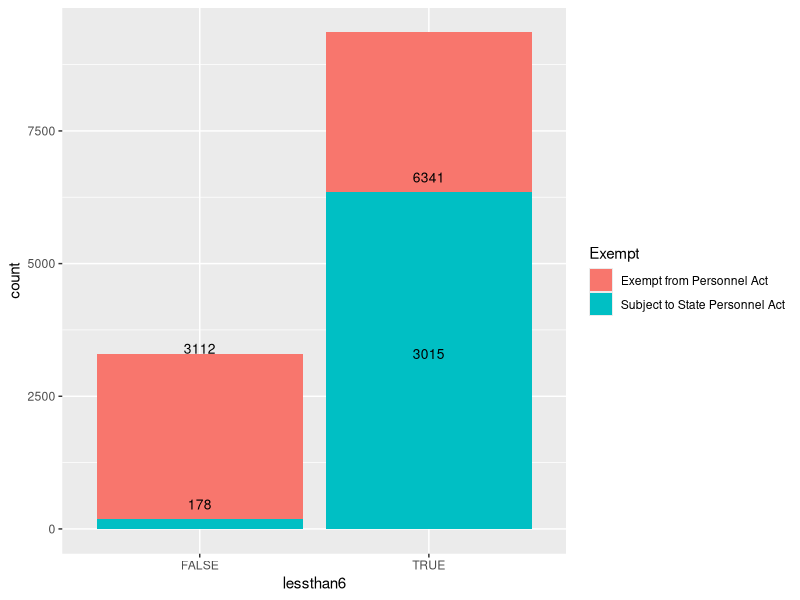
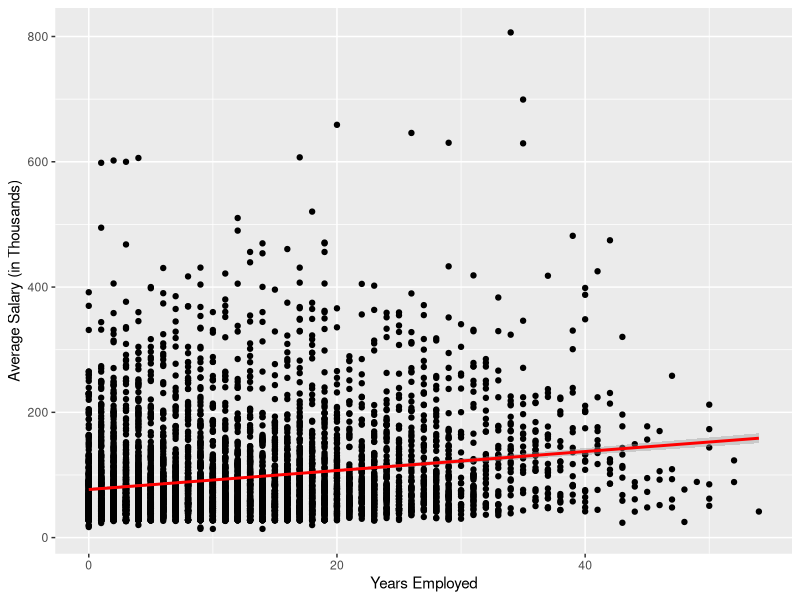
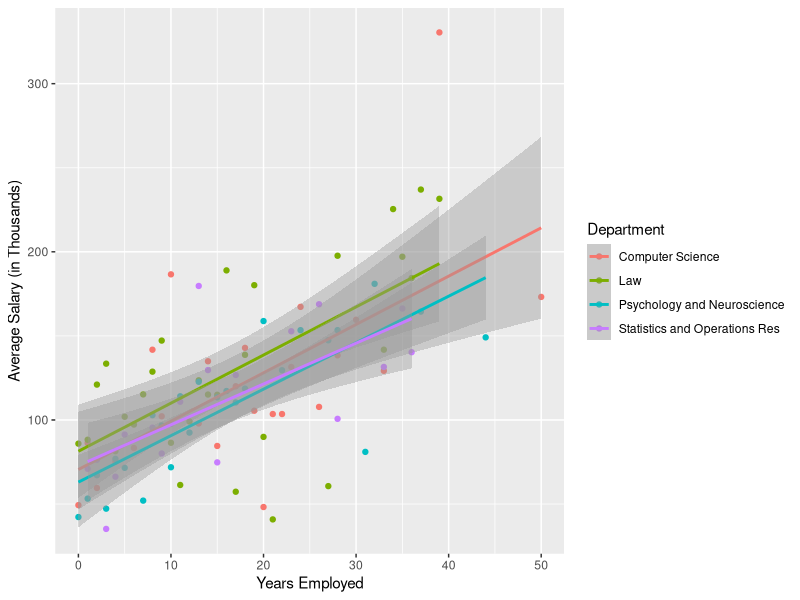

The R script that drew these images, in order:
## ---- chunk 1
library(dplyr)
library(tidyverse)
## ---- chunk 2
salary <- read_csv("UNC_System_Salaries Search and Report.csv", show_col_types = FALSE)
names(salary)
## ---- chunk 3
names(salary)
## ---- chunk 4
str(salary, give.attr=F)
## ---- chunk 5
salary$hiredate = as.Date(salary$hiredate, format = '%m/%d/%Y')
salary$hiredate = as.numeric(gsub('-','', salary$hiredate))
## ---- chunk 6
head(salary, 5)
## ---- chunk 7
salary2 = select(salary, 'Name', 'dept', 'position', 'hiredate', 'exempt', 'totalsal')
names(salary2)
## ---- chunk 8
salary3 = rename(salary2, Department=dept, Job=position, Exempt=exempt, Salary=totalsal  )
head(salary3)
## ---- chunk 9
salary4 = mutate(salary3, HireYear = floor(hiredate/10000))
str(salary4)
## ---- chunk 10
salary5 = mutate(salary4, YrsEmployed = 2017 - HireYear)
str(salary5)
## ---- chunk 11
salary5%>%
  arrange(YrsEmployed)%>%
  head(10)
## ---- chunk 12
salary.final = salary5 %>% 
  select(-hiredate, -HireYear) %>% 
  arrange(YrsEmployed, Department) %>% 
  select(YrsEmployed, Salary, everything())
head(salary.final, 10)
## ---- chunk 13
anyNA(salary.final)
## ---- chunk 14
sixfig_jobs = mutate(salary.final, lessthan6 = Salary <= 100000 )  
head(sixfig_jobs)
## ---- chunk 15
ggplot(sixfig_jobs, aes(x = lessthan6)) +
  geom_bar(aes(fill = Exempt)) +
  geom_text(aes(label=..count..,group=Exempt), stat='count', vjust=-1, hjust =0.5, color="black",size=3.5)

## ---- chunk 16
compsal = salary.final %>% 
  filter(Department == 'Computer Science') %>% 
  select(Salary) %>% 
  sapply(mean)

 cat('Average Computer Science Department Salary is ', compsal,'k')
## ---- chunk 17

n = salary.final %>% 
  filter(Department == 'Psychology and Neuroscience') %>% 
  filter(YrsEmployed >= 4 & YrsEmployed <= 7) %>% 
  filter(Exempt == 'Exempt from Personnel Act') %>% 
  nrow()

cat(n, 'Employees')
## ---- chunk 18
m = salary.final %>% 
  filter(Department == 'Biology') %>% 
  filter(Job == 'Professor' | 
           Job == 'Associate Professor' | 
           Job == "Assistant Professor") %>% 
  select(Salary) %>% 
  sapply(mean)

cat('Mean salary of employees from the Biology department who are professors, associate professors, or assistant professors is', m,'k')
## ---- chunk 19
deptyear_summary = salary.final %>% 
  group_by(Department, YrsEmployed) %>% 
  summarise('numOfEmployees' = n(), 
            'avgSalary' = mean(Salary), 
            'stdSalary' = sd(Salary), 
            'minSalary' = min(Salary), 
            'maxSalary' = max(Salary))

deptyear_summary %>% ungroup() %>% head(10)
## ---- chunk 20
salary.final %>% 
  filter(Department == 'A and S - Business Center' & YrsEmployed == 0)
## ---- chunk 21
deptyear_summary %>% 
  arrange(-avgSalary) %>% 
  filter(YrsEmployed == 3) %>% 
  head(5)
## ---- chunk 22
deptyear_summary %>% 
  arrange(-numOfEmployees) %>% 
  filter(YrsEmployed == 10) %>% 
  head(5)
## ---- chunk 23
ggplot(deptyear_summary, aes(x = YrsEmployed, y = avgSalary/1000 )) +
  geom_point() +
  geom_smooth(method = 'lm', color = 'red') + 
  xlab('Years Employed') +
  ylab('Average Salary (in Thousands)') 
## ---- chunk 24
length(unique(deptyear_summary$Department))
## ---- chunk 25
temp = deptyear_summary %>% filter(Department == "Computer Science" | Department == "Psychology and Neuroscience" | Department == "Statistics and Operations Res" | Department == "Law") 

ggplot(temp, aes(x = YrsEmployed, y = avgSalary/1000, color = Department)) + geom_point() + geom_smooth(method = 'lm') + xlab('Years Employed') +ylab('Average Salary (in Thousands)') 
